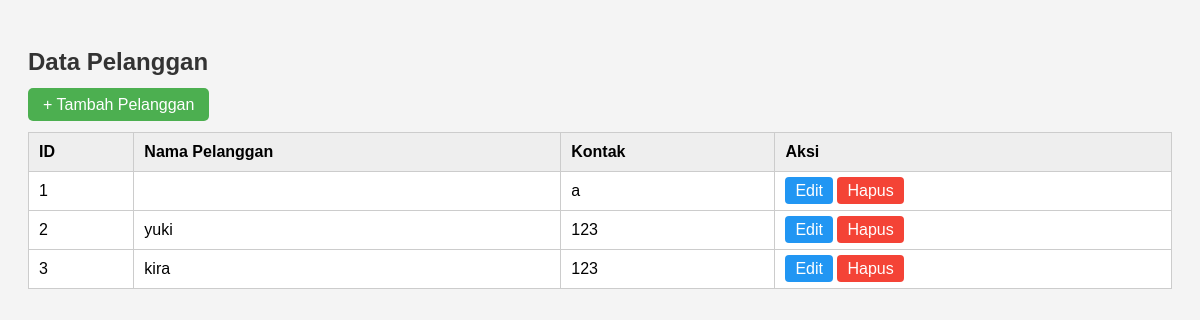
Before: /pelanggan/index.php with the older database file.
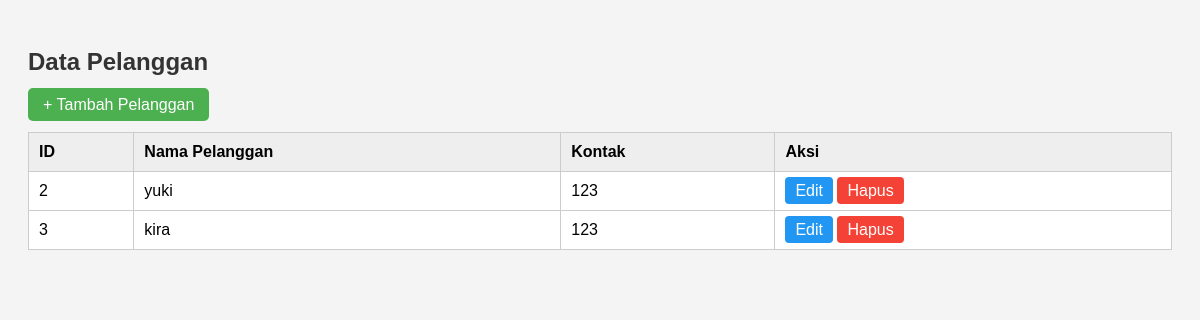
After: the same page with the newer database file.
### tables this page shows
CREATE TABLE `pelanggan` (
  `id_pelanggan` int(11) NOT NULL,
  `nama_pelanggan` varchar(20) NOT NULL,
  `kontak` varchar(20) NOT NULL
);

### pelanggan/index.php (the view, shortened to what this page needs)
<?php
include "../koneksi.php";
?>
<!DOCTYPE html>
<html>
<head>
    <link rel="stylesheet" href="style.css">
</head>
<body>
    <h2>Data Pelanggan</h2>
    <a href="tambah.php" class="btn">+ Tambah Pelanggan</a>
    <br><br>
    <table>
        <tr>
            <th>ID</th>
            <th>Nama Pelanggan</th>
            <th>Kontak</th>
            <th>Aksi</th>
        </tr>
        <?php
        $result = mysqli_query($koneksi, "SELECT * FROM pelanggan ORDER BY id_pelanggan ASC");
        while ($row = mysqli_fetch_assoc($result)) {
            echo "<tr>
                <td>{$row['id_pelanggan']}</td>
                <td>{$row['nama_pelanggan']}</td>
                <td>{$row['kontak']}</td>
                <td>
                    <a href='edit.php?id={$row['id_pelanggan']}' class='edit'>Edit</a>
                    <a href='hapus.php?id={$row['id_pelanggan']}' class='hapus' onclick=\"return confirm('Yakin ingin menghapus?')\">Hapus</a>
                </td>
            </tr>";
        }
        ?>
    </table>
</body>
</html>

Changed rows visible on the page:
removed pelanggan: id_pelanggan "1", kontak "a"
